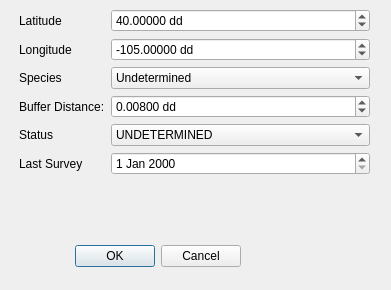
<?xml version="1.0" encoding="UTF-8"?>
<ui version="4.0">
 <class>NewRaptorDialogBase</class>
 <widget class="QDialog" name="NewRaptorDialogBase">
  <property name="geometry">
   <rect>
    <x>0</x>
    <y>0</y>
    <width>391</width>
    <height>290</height>
   </rect>
  </property>
  <property name="windowTitle">
   <string>Add New Raptor</string>
  </property>
  <widget class="QDialogButtonBox" name="button_box">
   <property name="geometry">
    <rect>
     <x>-100</x>
     <y>240</y>
     <width>341</width>
     <height>32</height>
    </rect>
   </property>
   <property name="orientation">
    <enum>Qt::Horizontal</enum>
   </property>
   <property name="standardButtons">
    <set>QDialogButtonBox::Cancel|QDialogButtonBox::Ok</set>
   </property>
  </widget>
  <widget class="QWidget" name="formLayoutWidget">
   <property name="geometry">
    <rect>
     <x>19</x>
     <y>9</y>
     <width>351</width>
     <height>181</height>
    </rect>
   </property>
   <layout class="QFormLayout" name="formLayout">
    <item row="0" column="0">
     <widget class="QLabel" name="latitudeLabel">
      <property name="text">
       <string>Latitude</string>
      </property>
     </widget>
    </item>
    <item row="1" column="0">
     <widget class="QLabel" name="longitudeLabel">
      <property name="text">
       <string>Longitude</string>
      </property>
     </widget>
    </item>
    <item row="1" column="1">
     <widget class="QDoubleSpinBox" name="spbLongitude">
      <property name="suffix">
       <string> dd</string>
      </property>
      <property name="decimals">
       <number>5</number>
      </property>
      <property name="minimum">
       <double>-180.000000000000000</double>
      </property>
      <property name="maximum">
       <double>180.000000000000000</double>
      </property>
      <property name="singleStep">
       <double>0.001000000000000</double>
      </property>
      <property name="value">
       <double>-105.000000000000000</double>
      </property>
     </widget>
    </item>
    <item row="2" column="0">
     <widget class="QLabel" name="speciesLabel">
      <property name="text">
       <string>Species</string>
      </property>
     </widget>
    </item>
    <item row="2" column="1">
     <widget class="QComboBox" name="cmbSpecies">
      <item>
       <property name="text">
        <string>Undetermined</string>
       </property>
      </item>
      <item>
       <property name="text">
        <string>Red- Tail Hawk</string>
       </property>
      </item>
      <item>
       <property name="text">
        <string>Swainsons Hawk</string>
       </property>
      </item>
      <item>
       <property name="text">
        <string>Northern Harrier</string>
       </property>
      </item>
     </widget>
    </item>
    <item row="3" column="0">
     <widget class="QLabel" name="bufferDistanceLabel">
      <property name="text">
       <string>Buffer Distance:</string>
      </property>
     </widget>
    </item>
    <item row="3" column="1">
     <widget class="QDoubleSpinBox" name="spbBuffer">
      <property name="suffix">
       <string> dd</string>
      </property>
      <property name="decimals">
       <number>5</number>
      </property>
      <property name="maximum">
       <double>0.100000000000000</double>
      </property>
      <property name="singleStep">
       <double>0.001000000000000</double>
      </property>
      <property name="value">
       <double>0.008000000000000</double>
      </property>
     </widget>
    </item>
    <item row="4" column="0">
     <widget class="QLabel" name="statusLabel">
      <property name="text">
       <string>Status</string>
      </property>
     </widget>
    </item>
    <item row="4" column="1">
     <widget class="QComboBox" name="cmbStatus">
      <item>
       <property name="text">
        <string>UNDETERMINED</string>
       </property>
      </item>
      <item>
       <property name="text">
        <string>ACTIVE NEST</string>
       </property>
      </item>
      <item>
       <property name="text">
        <string>INACTIVE NEST</string>
       </property>
      </item>
      <item>
       <property name="text">
        <string>FLEDGED NEST</string>
       </property>
      </item>
     </widget>
    </item>
    <item row="5" column="0">
     <widget class="QLabel" name="lastSurveyLabel">
      <property name="text">
       <string>Last Survey</string>
      </property>
     </widget>
    </item>
    <item row="5" column="1">
     <widget class="QDateEdit" name="dteLast"/>
    </item>
    <item row="0" column="1">
     <widget class="QDoubleSpinBox" name="spbLatitude">
      <property name="suffix">
       <string> dd</string>
      </property>
      <property name="decimals">
       <number>5</number>
      </property>
      <property name="minimum">
       <double>-90.000000000000000</double>
      </property>
      <property name="maximum">
       <double>90.000000000000000</double>
      </property>
      <property name="singleStep">
       <double>0.001000000000000</double>
      </property>
      <property name="value">
       <double>40.000000000000000</double>
      </property>
     </widget>
    </item>
   </layout>
  </widget>
 </widget>
 <resources/>
 <connections>
  <connection>
   <sender>button_box</sender>
   <signal>accepted()</signal>
   <receiver>NewRaptorDialogBase</receiver>
   <slot>accept()</slot>
   <hints>
    <hint type="sourcelabel">
     <x>20</x>
     <y>20</y>
    </hint>
    <hint type="destinationlabel">
     <x>20</x>
     <y>20</y>
    </hint>
   </hints>
  </connection>
  <connection>
   <sender>button_box</sender>
   <signal>rejected()</signal>
   <receiver>NewRaptorDialogBase</receiver>
   <slot>reject()</slot>
   <hints>
    <hint type="sourcelabel">
     <x>20</x>
     <y>20</y>
    </hint>
    <hint type="destinationlabel">
     <x>20</x>
     <y>20</y>
    </hint>
   </hints>
  </connection>
 </connections>
</ui>
